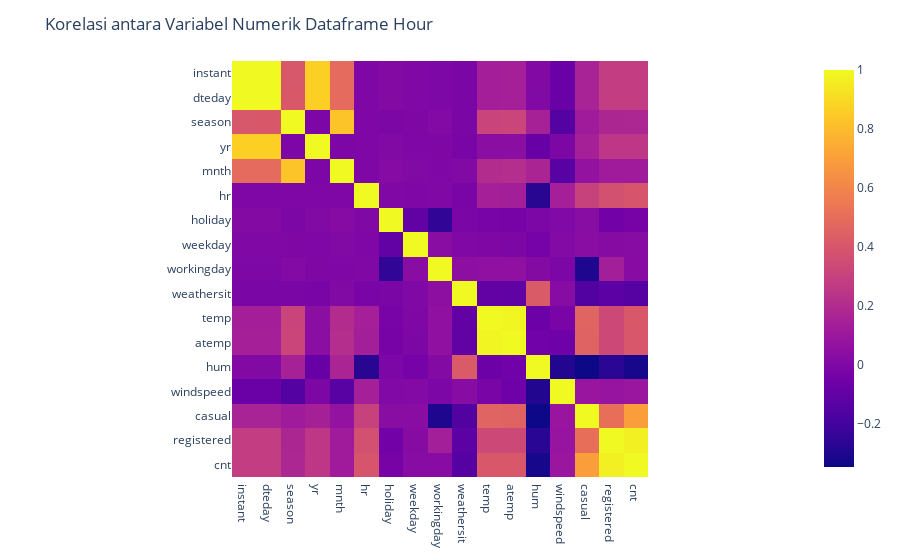

The code cell stored with this chart in its notebook:
### Code cell
correlation_matrix_hour = hour_df.corr()
fig = px.imshow(correlation_matrix_hour)
fig.update_layout(title="Korelasi antara Variabel Numerik Dataframe Hour")
fig.show()

### Figure 1 — Plotly figure (JSON) as saved in the notebook; plotly's stock layout.template omitted (floating-point values rounded to 4 significant figures; data arrays with more than 128 entries replaced by an {"elided": "..."} marker saying what was removed)
{"data": [{"coloraxis": "coloraxis", "hovertemplate": "x: %{x}<br>y: %{y}<br>color: %{z}<extra></extra>", "name": "0", "type": "heatmap", "x": ["instant", "dteday", "season", "yr", "mnth", "hr", "holiday", "weekday", "workingday", "weathersit", "temp", "atemp", "hum", "windspeed", "casual", "registered", "cnt"], "xaxis": "x", "y": ["instant", "dteday", "season", "yr", "mnth", "hr", "holiday", "weekday", "workingday", "weathersit", "temp", "atemp", "hum", "windspeed", "casual", "registered", "cnt"], "yaxis": "y", "z": {"elided": "17x17 float values"}}], "layout": {"coloraxis": {"colorscale": [[0, "#0d0887"], [0.1111, "#46039f"], [0.2222, "#7201a8"], [0.3333, "#9c179e"], [0.4444, "#bd3786"], [0.5556, "#d8576b"], [0.6667, "#ed7953"], [0.7778, "#fb9f3a"], [0.8889, "#fdca26"], [1, "#f0f921"]]}, "margin": {"t": 60}, "title": {"text": "Korelasi antara Variabel Numerik Dataframe Hour"}, "xaxis": {"anchor": "y", "constrain": "domain", "domain": [0, 1], "scaleanchor": "y"}, "yaxis": {"anchor": "x", "autorange": "reversed", "constrain": "domain", "domain": [0, 1]}}}
